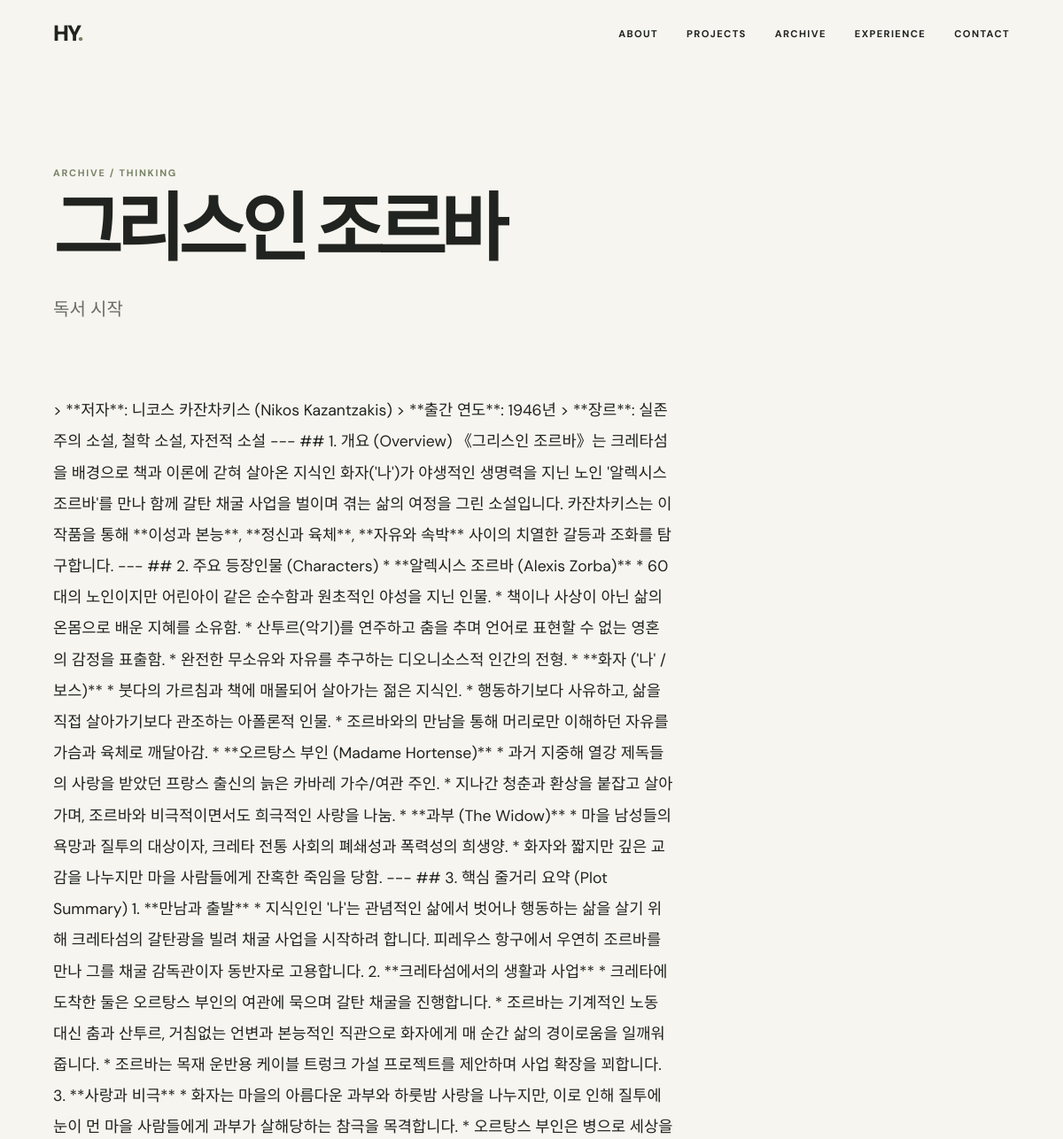
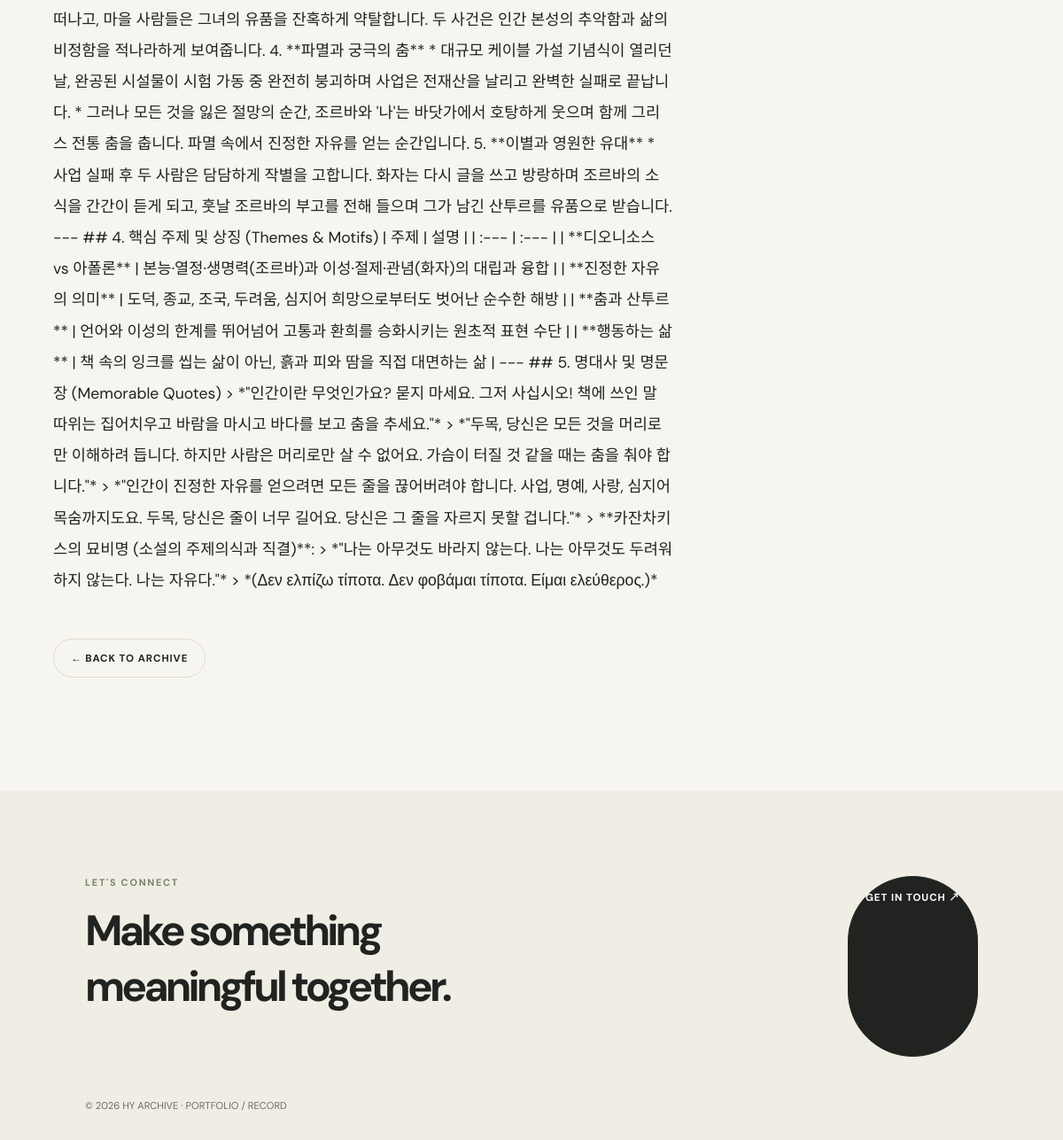
The page /archive/3 on the database its author committed (2 pictures, top to bottom).
### models.py (models this page shows)
class TimestampMixin:
    created_at = db.Column(db.DateTime, default=datetime.utcnow)
    updated_at = db.Column(db.DateTime, default=datetime.utcnow, onupdate=datetime.utcnow)

class Archive(TimestampMixin, db.Model):
    id = db.Column(db.Integer, primary_key=True)
    title = db.Column(db.String(200), nullable=False)
    category = db.Column(db.String(80), nullable=False)
    summary = db.Column(db.Text)
    content = db.Column(db.Text)
    tags = db.Column(db.String(400))
    thumbnail = db.Column(db.String(400))
    source_type = db.Column(db.String(80))
    source_url = db.Column(db.String(400))
    is_featured = db.Column(db.Boolean, default=False, nullable=False)
    is_pinned = db.Column(db.Boolean, default=False, nullable=False)
    view_count = db.Column(db.Integer, default=0, nullable=False)
    like_count = db.Column(db.Integer, default=0, nullable=False)
    recommendation_count = db.Column(db.Integer, default=0, nullable=False)
    comments = db.relationship("RecordComment", backref="record", cascade="all, delete-orphan", lazy=True)

### app.py (the view)
@app.route("/archive/<int:archive_id>")
def archive_detail(archive_id): return render_template("archive/detail.html", item=Archive.query.get_or_404(archive_id))

### app.py (called while the page is built)
@app.context_processor
def globals_for_templates():
    return {"profile": Profile.query.first(), "project_count": Project.query.count(), "archive_count": Archive.query.count(), "skill_count": Skill.query.count()}

@app.before_request
def protect_admin():
    if request.path.startswith("/admin") and request.endpoint != "admin_login" and not session.get("admin"): return redirect(url_for("admin_login"))

### templates/archive/detail.html
{% extends 'base.html' %}{% block title %}{{ item.title }} — HY ARCHIVE{% endblock %}{% block content %}<main class="page detail"><p class="eyebrow">ARCHIVE / {{ item.category }}</p><h1 class="page-title">{{ item.title }}</h1><p class="lead">{{ item.summary }}</p><article class="prose">{{ item.content }}</article><a class="button" href="{{ url_for('archive') }}">← BACK TO ARCHIVE</a></main>{% endblock %}

### static/css/style.css (style rules this page uses)
:root { --bg:#f7f5ef;--surface:#fff;--soft:#efede4;--text:#20231f;--muted:#696d64;--olive:#778267;--dark:#606c54;--border:#dddccf }
* { box-sizing:border-box }
html { scroll-behavior:smooth }
body { margin:0;background:var(--bg);color:var(--text);font-family:'DM Sans','Noto Sans KR',sans-serif }
a { color:inherit;text-decoration:none }
.hero h1,.page-title { font-size:clamp(3.4rem,7vw,7rem);line-height:.94;letter-spacing:-.08em;margin:1.2rem 0 2rem }
.eyebrow { color:var(--olive);font-size:.68rem;font-weight:700;letter-spacing:.16em;margin:0 0 1rem;text-transform:uppercase }
.button { display:inline-flex;padding:.85rem 1.2rem;border:1px solid var(--border);border-radius:999px;font:inherit;font-size:.72rem;font-weight:700;letter-spacing:.08em;background:transparent;cursor:pointer }
.section,.page { max-width:1240px;margin:0 auto;padding:8rem 5vw }
.page { padding-top:7rem }
.page-title { max-width:900px }
.detail .lead { max-width:650px;font-size:1.25rem;line-height:1.7;color:var(--muted);margin-bottom:5rem }
.prose { max-width:700px;min-height:200px;font-size:1.1rem;line-height:2;margin-bottom:3rem }

### rows shown on the page
Archive: category "THINKING", title "그리스인 조르바", summary "독서 시작", content "> **저자**: 니코스 카잔차키스 (Nikos Kazantzakis) > **출간 연도**: 1946년 > **장르**: 실존주의 소설, 철학 소설, 자전적 소설 --- ## 1. 개요 (Overview) 《그리스인 조르바》는 크레타섬을 배경으로 책과 이론에 갇혀 살아온 지식인 화자('나')가 야생적인 생명력을 지닌 노인 '알렉시스 조르바'를 만나 함께 갈탄 채굴 사업을 벌이며 겪는 삶의 여정을 그린 소설입니다. 카잔차키스는 이 작품을 통해 **이성과 본능**, **정신과 육체**, **자유와 속박** 사이의 치열한 갈등과 조화를 탐구합니다. --- ## 2. 주요 등장인물 (Characters) * **알렉시스 조르바 (Alexis Zorba)** * 60대의 노인이지만 어린아이 같은 순수함과 원초적인 야성을 지닌 인물. * 책이나 사상이 아닌 삶의 온몸으로 배운 지혜를 소유함. * 산투르(악기)를 연주하고 춤을 추며 언어로 표현할 수 없는 영혼의 감정을 표출함. * 완전한 무소유와 자유를 추구하는 디오니소스적 인간의 전형. * **화자 ('나' / 보스)** * 붓다의 가르침과 책에 매몰되어 살아가는 젊은 지식인. * 행동하기보다 사유하고, 삶을 직접 살아가기보다 관조하는 아폴론적 인물. * 조르바와의 만남을 통해 머리로만 이해하던 자유를 가슴과 육체로 깨달아감. * **오르탕스 부인 (Madame Hortense)** *…"
